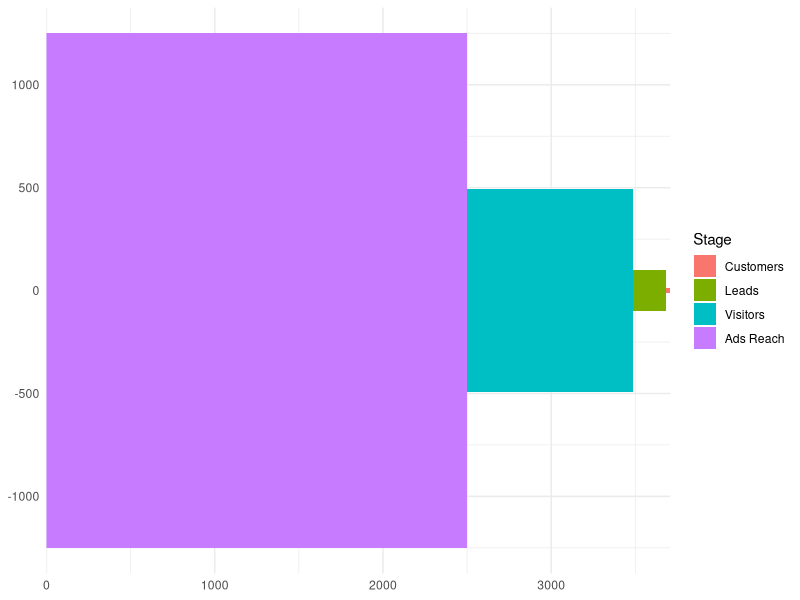

The R script that drew this image:
setwd("C:\\Users\\berna\\OneDrive\\Desktop\\Production\\dataviz\\code\\Funnel chart")

#Load libraries
library(tidyverse)

#create data
advert_data<-data.frame(
  Stage =c("Ads Reach","Visitors","Leads","Customers"),
  Value =c(2500,986,197,25)
)

#Adding y-position for plotting
advert_data<-advert_data%>%
  mutate(Stage = factor(Stage, levels = rev(Stage)),
                                  ymin = cumsum(Value) - Value,
                                  ymax = cumsum(Value))

#Creating the plot
ggplot(advert_data) +
  geom_rect(aes(xmin = -Value/2, xmax = Value/2, ymin = ymin, ymax = ymax, fill = Stage)) +
  scale_y_continuous(expand = c(0, 0)) +
  coord_flip() +
  theme_minimal()

